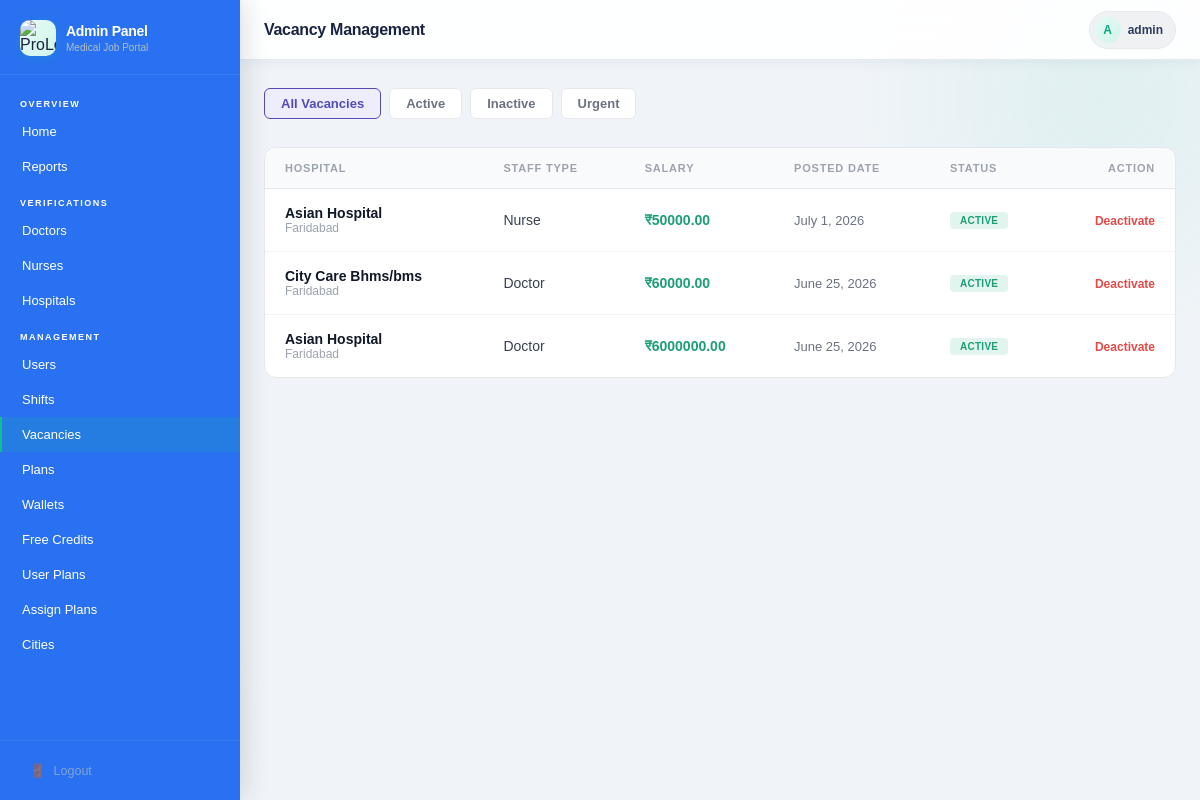
/adminpanel/vacancies/ (signed in), run on the app's committed database.
### users/models.py (models this page shows, shortened)
class CustomUser(AbstractUser):
    ROLE_CHOICES = (
        ('doctor', 'Doctor'),
        ('nurse', 'Nurse'),
        ('hospital', 'Hospital'),
        ('admin', 'Admin'),
    )
    role   = models.CharField(max_length=20, choices=ROLE_CHOICES)
    mobile = models.CharField(max_length=10, unique=True, null=True, blank=True)  # ✅ Unique mobile

### hospitals/models.py (models this page shows, shortened)
class Vacancy(models.Model):
    SHIFT_TYPE_CHOICES = [
        ('single', 'Single Shift'),
        ('multiple', 'Multiple Shift'),
    ]
    STAFF_TYPE_CHOICES = [
        ('doctor', 'Doctor'),
        ('nurse', 'Nurse'),
    ]
    WARD_CHOICES = [
        ('general', 'General Ward'),
        ('icu', 'ICU Ward'),
        ('casualty', 'Casualty Ward'),
        ('female', 'Female Ward'),
        ('pediatric', 'Pediatric Ward'),
        ('maternity', 'Maternity Ward'),
    ]
    DOCTOR_QUALIFICATION_CHOICES = [
        ('mbbs', 'MBBS'),
        ('bams', 'BAMS'),
        ('bhms', 'BHMS'),
        ('bams_bhms', 'BAMS/BHMS'),
    ]
    NURSE_QUALIFICATION_CHOICES = [
        ('gnm', 'GNM'),
        ('bsc_nursing', 'B.Sc Nursing'),
        ('anm', 'ANM'),
        ('msc_nursing', 'M.Sc Nursing'),
    ]
    SHIFT_LABEL_CHOICES = [
    ('morning',    'Morning Shift'),
    ('evening',    'Evening Shift'),
    ('night',      'Night Shift'),
    ('rotational', 'Rotational Shift'),
]
    shift_label = models.CharField(
    max_length=15,
    choices=SHIFT_LABEL_CHOICES,
    blank=True,
    default=''
)
    posted_by       = models.ForeignKey(settings.AUTH_USER_MODEL, on_delete=models.CASCADE, related_name='vacancies')
    hospital_name   = models.CharField(max_length=200)
    location        = models.CharField(max_length=200)
    city            = models.CharField(max_length=100, blank=True)
    state           = models.CharField(max_length=100, blank=True)
    staff_type      = models.CharField(max_length=10, choices=STAFF_TYPE_CHOICES, default='doctor')
    designation     = models.CharField(max_length=100, blank=True)
    ward_type       = models.CharField(max_length=20, choices=WARD_CHOICES, blank=True)
    bed_capacity    = models.PositiveIntegerField(null=True, blank=True)
    doctor_qualification = models.CharField(max_length=30, choices=DOCTOR_QUALIFICATION_CHOICES, blank=True)
    nurse_qualification  = models.CharField(max_length=20, choices=NURSE_QUALIFICATION_CHOICES, blank=True)
    experience_required  = models.CharField(max_length=100, blank=True)
    shift_type      = models.CharField(max_length=10, choices=SHIFT_TYPE_CHOICES, default='single')
    start_date = models.DateField(null=True, blank=True)
    end_date        = models.DateField(null=True, blank=True)
    start_time      = models.TimeField()
    end_time        = models.TimeField()
    salary          = models.DecimalField(max_digits=10, decimal_places=2)
    job_description = models.TextField(blank=True)
    contact_email   = models.EmailField(blank=True)
    contact_phone   = models.CharField(max_length=15, blank=True)
    is_urgent       = models.BooleanField(default=False)
    is_active       = models.BooleanField(default=True)
    created_at      = models.DateTimeField(auto_now_add=True)
    updated_at      = models.DateTimeField(auto_now=True)

### admin_panel/views.py (the view)
# urls.py: path('vacancies/',                          views.vacancy_list,         name='admin_vacancy_list'),
@login_required
@user_passes_test(is_admin)
def vacancy_list(request):
    from hospitals.models import Vacancy
    status = request.GET.get('status', 'all')
    vacancies = Vacancy.objects.select_related('posted_by').order_by('-created_at')
    if status == 'active':
        vacancies = vacancies.filter(is_active=True)
    elif status == 'inactive':
        vacancies = vacancies.filter(is_active=False)
    elif status == 'urgent':
        vacancies = vacancies.filter(is_urgent=True, is_active=True)
    ctx = _common(request)
    ctx.update({'vacancies': vacancies, 'status': status})
    return render(request, 'admin_panel/vacancy_list.html', ctx)

### admin_panel/views.py (called while the page is built)
def is_admin(user):
    return user.is_authenticated and user.is_staff

def _common(request):
    return {
        'pending_doctors':   DoctorProfile.objects.filter(verification_status='pending').count(),
        'pending_nurses':    NurseProfile.objects.filter(verification_status='pending').count(),
        'pending_hospitals': HospitalProfile.objects.filter(verification_status='pending').count(),
    }

### plans/context_processors.py (called while the page is built, shortened)
def plan_permissions(request):
    active_plan = get_active_plan(request.user)
    can_view_shifts   = False
    can_view_urgent   = False
    can_apply_vacancy = False
    can_post_shift    = False
    can_post_shift_h   = False
    can_post_vacancy_h = False
    return {
         'ctx_can_view_shifts':    can_view_shifts,
    'ctx_can_view_urgent':    can_view_urgent,
    'ctx_can_apply_vacancy':  can_apply_vacancy,
    'ctx_can_post_shift':     can_post_shift or can_post_shift_h,
    'ctx_can_post_vacancy':   can_post_vacancy_h,
    }

### plans/utils.py (called while the page is built, shortened)
def get_active_plan(user):
    plan = UserPlan.objects.filter(user=user, is_active=True).first()
    if not plan:
        return None

### admin_panel/templates/admin_panel/vacancy_list.html (shortened to what this page needs)
{% extends 'admin_panel/base.html' %}
{% block page_title %}Vacancy Management{% endblock %}
{% block content %}
<div class="dash-wrap">
    <div class="filter-bar">
        <a href="?status=all"      class="filter-btn {% if status == 'all' %}active{% endif %}">All Vacancies</a>
        <a href="?status=active"   class="filter-btn {% if status == 'active' %}active{% endif %}">Active</a>
        <a href="?status=inactive" class="filter-btn {% if status == 'inactive' %}active{% endif %}">Inactive</a>
        <a href="?status=urgent"   class="filter-btn {% if status == 'urgent' %}active{% endif %}">Urgent</a>
    </div>
    <div class="desktop-only">
        <table>
            <thead>
                <tr>
                    <th>Hospital</th>
                    <th>Staff Type</th>
                    <th>Salary</th>
                    <th>Posted Date</th>
                    <th>Status</th>
                    <th style="text-align: right;">Action</th>
                </tr>
            </thead>
            <tbody>
                {% for v in vacancies %}
                <tr>
                    <td>
                        <div style="font-weight:600; color:#111827;">{{ v.hospital_name }}</div>
                        <div style="font-size:12px; color:#9ca3af;">{{ v.city }}</div>
                    </td>
                    <td><span style="font-weight:500;">{{ v.get_staff_type_display }}</span></td>
                    <td class="salary-text">₹{{ v.salary }}</td>
                    <td style="color:#6b7280; font-size:13px;">{{ v.start_date }}</td>
                    <td>
                        <span class="badge {% if v.is_active %}badge-active{% else %}badge-inactive{% endif %}">
                            {% if v.is_active %}Active{% else %}Inactive{% endif %}
                        </span>
                    </td>
                    <td style="text-align: right;">
                        {% if v.is_active %}
                        <form method="post" action="{% url 'admin_vacancy_deactivate' v.pk %}">
                            <button type="submit" style="background:none; border:none; color:#E24B4A; font-size:12px; font-weight:700; cursor:pointer;" onclick="return confirm('Deactivate karein?')">Deactivate</button>
                        </form>
                        {% else %}
                        <span style="font-size:12px; color:#9ca3af;">Closed</span>
                        {% endif %}
                    </td>
                </tr>
                {% endfor %}
            </tbody>
        </table>
    </div>
</div>
{% endblock %}

### admin_panel/templates/admin_panel/base.html (shortened to what this page needs)
{% load static %}
<!DOCTYPE html>
<html lang="hi">
<head>
</head>
<body>
<aside class="sidebar" id="sidebar">
  <div class="sidebar-brand">
      <div class="logo-icon">
        <img src="{% static 'users/images/Black_and_White_Circular_Art___Design_Logo-removebg-preview.png' %}"
          alt="ProLocum Logo">
      </div>
    <div class="brand-text">
      <h1>Admin Panel</h1>
      <p>Medical Job Portal</p>
    </div>
  </div>
  <nav class="sidebar-nav">
    <div class="nav-section-label">Overview</div>
    <a href="{% url 'admin_dashboard' %}" class="nav-link {% if request.resolver_match.url_name == 'admin_dashboard' %}active{% endif %}">
   Home
    </a>
    <a href="{% url 'admin_reports' %}" class="nav-link {% if request.resolver_match.url_name == 'admin_reports' %}active{% endif %}">
Reports
    </a>
    <div class="nav-section-label">Verifications</div>
    <a href="{% url 'admin_applications' %}?role=doctor&status=pending" class="nav-link">
     Doctors
    </a>
    <a href="{% url 'admin_applications' %}?role=nurse&status=pending" class="nav-link">
   Nurses
    </a>
    <a href="{% url 'admin_applications' %}?role=hospital&status=pending" class="nav-link">
       Hospitals
    </a>
    <div class="nav-section-label">Management</div>
    <a href="{% url 'admin_user_list' %}" class="nav-link {% if request.resolver_match.url_name == 'admin_user_list' %}active{% endif %}">
       Users
    </a>
    <a href="{% url 'admin_shift_list' %}" class="nav-link {% if request.resolver_match.url_name == 'admin_shift_list' %}active{% endif %}">
       Shifts
    </a>
    <a href="{% url 'admin_vacancy_list' %}" class="nav-link {% if request.resolver_match.url_name == 'admin_vacancy_list' %}active{% endif %}">
       Vacancies
    </a>
    <a href="{% url 'admin_plan_list' %}" class="nav-link ">
       Plans
    </a>
    <a href="{% url 'admin_wallet_list' %}" class="nav-link ">
       Wallets
    </a>
    <a href="{% url 'admin_default_credits' %}" class="nav-link ">
       Free Credits
    </a>
<a href="{% url 'admin_user_plan_list' %}" class="nav-link ">
    User Plans
</a>
<a href="{% url 'admin_all_users_plan' %}" class="nav-link">
    Assign Plans
</a>
<a href="{% url 'admin_city_list' %}" class="nav-link {% if request.resolver_match.url_name == 'admin_city_list' %}active{% endif %}">
     Cities
</a>
  </nav>
  <div class="sidebar-footer">
    <a href="{% url 'logout' %}"><span>🚪</span> Logout</a>
  </div>
</aside>
<main class="main">
  <div class="topbar">
    <div class="topbar-left">
      <span class="topbar-title">{% block page_title %}Dashboard{% endblock %}</span>
    </div>
    <div class="topbar-right">
      <div class="user-chip">
        <div class="user-avatar">{{ request.user.username|first|upper }}</div>
        <span class="user-name">{{ request.user.username }}</span>
      </div>
    </div>
  </div>
  <div class="content">
    {% block content %}{% endblock %}
  </div>
</main>
</body>
</html>

### admin_panel/templates/admin_panel/vacancy_list.html (style rules this page uses)
.dash-wrap { padding: 4px 0 32px; font-family: 'Inter', sans-serif; }
.filter-bar { display: flex; gap: 8px; margin-bottom: 24px; overflow-x: auto; padding-bottom: 4px; }
.filter-btn { padding: 7px 16px; border-radius: 6px; font-size: 13px; font-weight: 600; text-decoration: none; border: 1px solid #e5e7eb; color: #6b7280; background: white; white-space: nowrap; transition: all 0.2s; }
.filter-btn.active { border-color: #534AB7; color: #534AB7; background: #EEEDFE; }
.desktop-only { display: block; background: white; border: 1px solid #e5e7eb; border-radius: 12px; overflow: hidden; }
table { width: 100%; border-collapse: collapse; text-align: left; }
th { background: #f9fafb; padding: 14px 20px; font-size: 11px; font-weight: 700; color: #9ca3af; text-transform: uppercase; border-bottom: 1px solid #e5e7eb; }
td { padding: 16px 20px; font-size: 14px; color: #374151; border-bottom: 1px solid #f3f4f6; }
.salary-text { color: #1D9E75; font-weight: 700; }
.badge { padding: 3px 10px; border-radius: 4px; font-size: 10px; font-weight: 700; text-transform: uppercase; }
.badge-active { background: #E1F5EE; color: #1D9E75; }

### data on the page
CustomUser: user.username|first "A", user.username "admin"
Vacancy: hospital_name "Asian Hospital", city "Faridabad", staff_type "Nurse", salary "50000.00", start_date "July 1, 2026", is_active "ACTIVE"
Vacancy: hospital_name "City Care Bhms/bms", city "Faridabad", staff_type "Doctor", salary "60000.00", start_date "June 25, 2026", is_active "ACTIVE"
Vacancy: hospital_name "Asian Hospital", city "Faridabad", staff_type "Doctor", salary "6000000.00", start_date "June 25, 2026", is_active "ACTIVE"
